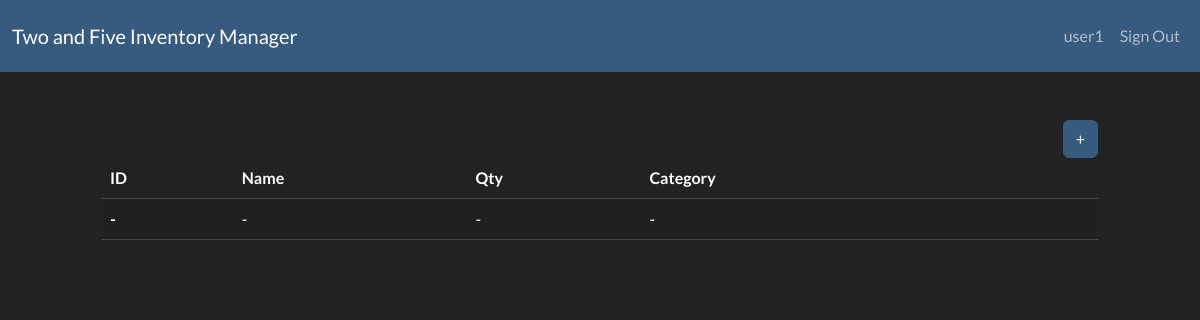
The page /dashboard/ (signed in) on the database as committed earlier.
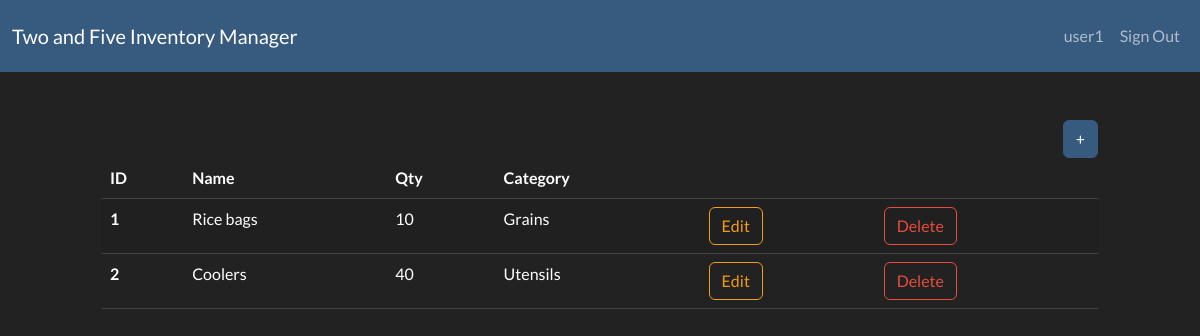
The same page on the database as committed later.
### inventory/models.py (models this page shows, shortened)
class InventoryItem(models.Model):
    name = models.CharField(max_length=200)
    quantity = models.IntegerField()
    category = models.ForeignKey(
        "Category", on_delete=models.SET_NULL, blank=True, null=True
    )
    date_created = models.DateTimeField(auto_now_add=True)
    user = models.ForeignKey(User, on_delete=models.CASCADE)

class Category(models.Model):
    name = models.CharField(max_length=200)
    class Meta:
        verbose_name_plural = "categories"

### inventory/views.py (the view)
# urls.py: path("dashboard/", Dashboard.as_view(), name="dashboard"),
class Dashboard(LoginRequiredMixin, View):
    def get(self, request):
        items = InventoryItem.objects.filter(user=self.request.user.id).order_by(
            "id"
        )  # gets all the items for this user and orders them by the id.
        return render(request, "inventory/dashboard.html", {"items": items})

### inventory/templates/inventory/dashboard.html
{% extends "inventory/base.html" %}
{% block content %}
<div class="row">
    <div class="col-md-10 col-12 mx-auto mt-5">
        <div class="d-flex justify-content-end">
            <a href="{% url 'add-item' %}" class="btn btn-primary">+</a>
        </div>
        <table class="table table-hover table-striped">
            <thead>
                <tr>
                    <th scope="col">ID</th>
                    <th scope="col">Name</th>
                    <th scope="col">Qty</th>
                    <th scope="col">Category</th>
                    <th scope="col"></th>
                    <th scope="col"></th>
                </tr>
            </thead>
            <tbody>
                {% if items|length == 0 %}
                <tr>
                    <th scope="row">-</th>
                    <td>-</td>
                    <td>-</td>
                    <td>-</td>
                    <td></td>
                    <td></td>
                </tr>
                {% endif %}
                {% for item in items %}
                <tr>
                    <th scope="row">{{ item.id }}</th>
                    <td>{{ item.name }}</td>
                    <td>{{ item.quantity }}</td>
                    <td>{{ item.category.name }}</td>
                    <td>
                        <a href="{% url 'edit-item' item.id %}" class="btn btn-outline-warning">Edit</a>
                    </td>
                    <td>
                        <a href="{% url 'delete-item' item.id %}" class="btn btn-outline-danger">Delete</a>
                    </td>
                </tr>
                {% endfor %}
            </tbody>
        </table>
    </div>
</div>
{% endblock content %}

Rows that differ between the two databases and show on the page:
added InventoryItem: id "1", name "Rice bags", quantity "10", category.name "Grains"
added InventoryItem: id "2", name "Coolers", quantity "40", category.name "Utensils"
